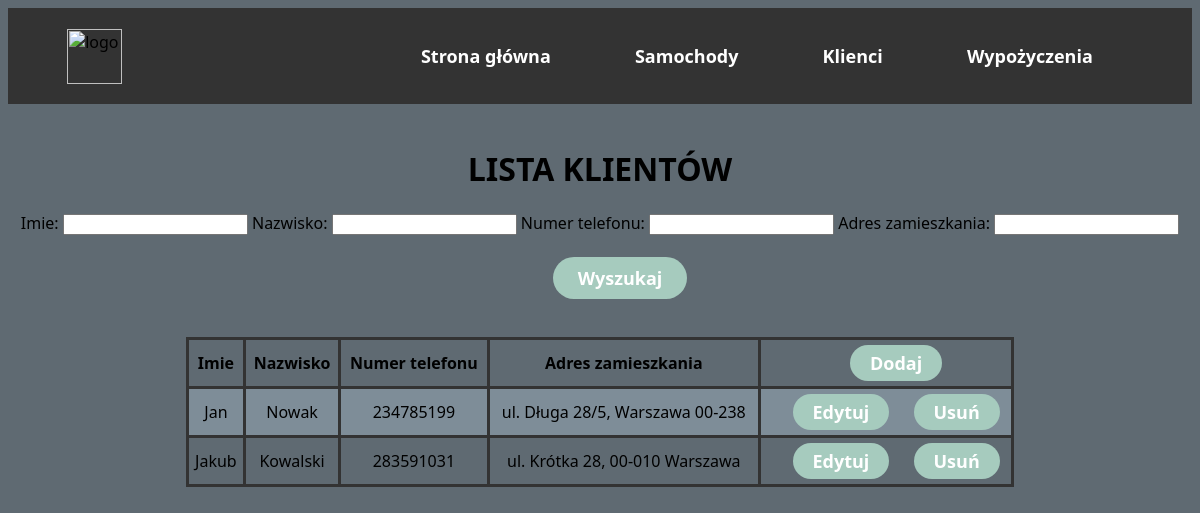
/clients/, run on the app's committed database.
### main/models.py (models this page shows, shortened)
class Client(models.Model):
    name = models.CharField('Imie', max_length=20)
    surname = models.CharField('Nazwisko', max_length=20)
    mobile = models.CharField('Numer telefonu', max_length=12)
    address = models.CharField('Adres zamieszkania', max_length=100)

### main/views.py (the view)
# urls.py: path("clients/", views.clients, name="clients"),
def clients(response):
    clients = Client.objects.all()
    myFilter = ClientFilter(response.GET, queryset=clients)
    clients = myFilter.qs
    return render(response, "main/clients.html", {"clients": clients, "myFilter": myFilter})

### main/templates/main/clients.html (shortened to what this page needs)
{% extends 'main/base.html' %}
{% block content %}
    <h1 style="text-align:center">LISTA KLIENTÓW</h1>
    <form method="get" align="center">
        {{myFilter.form}}
        <br><br>
        <button type="submit">Wyszukaj</button>
    </form>
    <br>
    <table align="center">
        <tr>
            <th>Imie</th>
            <th>Nazwisko</th>
            <th>Numer telefonu</th>
            <th>Adres zamieszkania</th>
            <th><a href="add"><button class="button button1">Dodaj</button></a></th>
        </tr>
        {% for item in clients %}
        <tr>
            <td>{{item.name}}</td>
            <td>{{item.surname}}</td>
            <td>{{item.mobile}}</td>
            <td>{{item.address}}</td>
            <td><a href="{% url 'update_client' item.id %}"><button class="button button1"> Edytuj </button></a>   <a href="{% url 'delete_client' item.id %}"><button class="button button1"> Usuń </button></a></td>
        </tr>
        {% endfor %}
    </table>
{% endblock %}

### main/templates/main/base.html (style rules this page uses)
body { background-color: #5F6A72; font-family:'Segoe UI', Tahoma, Geneva, Verdana, sans-serif; }
li, a, button { font-family:'Segoe UI', Tahoma, Geneva, Verdana, sans-serif; font-weight: 600; font-size: 18px; color: #ffffff; text-decoration: none; }
button { margin-left: 40px; padding: 9px 25px; background-color: rgba(166, 203, 190, 1); border: none; border-radius: 50px; cursor: pointer; transition: all 0.3s ease 0s; }
.button1 { margin-left: 20px; padding: 6px 20px; background-color: rgba(166, 203, 190, 1); border: none; border-radius: 50px; cursor: pointer; transition: all 0.3s ease 0s; }
table { border-collapse: collapse; width: 70%; }
td, th { border: 3px solid #333333; text-align: center; padding: 5px; }
tr:nth-child(even) { background-color: #7E8D98; }

### data on the page
Client: name "Jan", surname "Nowak", mobile "234785199", address "ul. Długa 28/5, Warszawa 00-238"
Client: name "Jakub", surname "Kowalski", mobile "283591031", address "ul. Krótka 28, 00-010 Warszawa"
